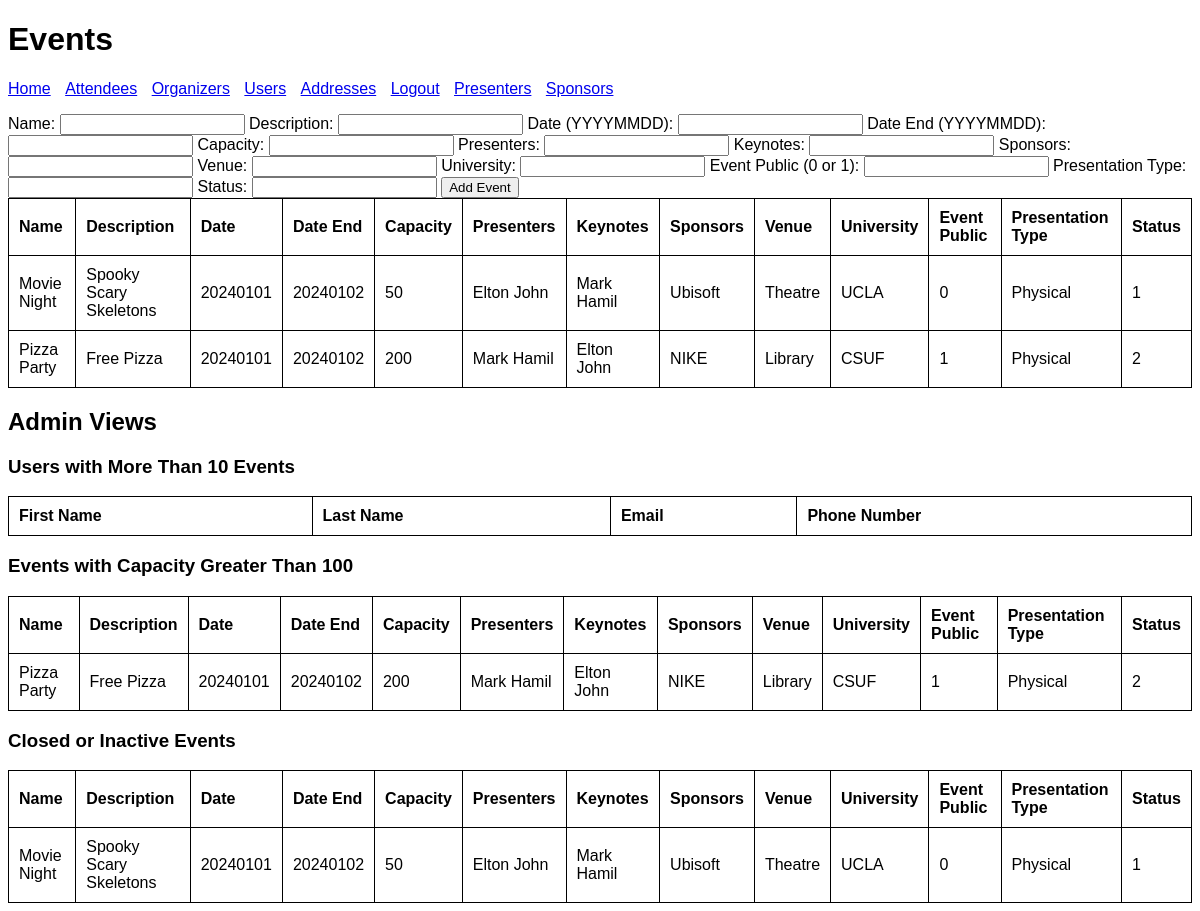
Screenshot of /events.php (signed in) with the database file from the repository.
### tables this page shows
CREATE TABLE `event` (
  `NAME` VARCHAR(255) PRIMARY KEY,
  `DESCRIPTION` TEXT NOT NULL,
  `DATE` INTEGER NOT NULL,
  `DATEEND` INTEGER NOT NULL,
  `CAPACITY` INTEGER NOT NULL,
  `PRESENTERS` TEXT NOT NULL,
  `KEYNOTES` TEXT NOT NULL,
  `SPONSORS` TEXT NOT NULL,
  `VENUE` VARCHAR(255) NOT NULL,
  `UNIVERSITY` VARCHAR(255) NOT NULL,
  `EVENTPUBLIC` INTEGER NOT NULL,
  `PRESENTATIONTYPE` VARCHAR(255) NOT NULL,
  `STATUS` INTEGER NOT NULL
);

### events.php (the view, shortened to what this page needs)
<?php
$isAdmin = $_SESSION['user']['ROLES'] === 'Admin';
?>
<!DOCTYPE html>
<html lang="en">
<head>
    <link rel="stylesheet" href="css/style.css">
</head>
<body>
    <h1>Events</h1>
    <nav>
        <ul>
            <li><a href="index.php">Home</a></li>
            <li><a href="attendees.php">Attendees</a></li>
            <li><a href="organizers.php">Organizers</a></li>
            <li><a href="users.php">Users</a></li>
            <li><a href="addresses.php">Addresses</a></li>
            <li><a href="logout.php">Logout</a></li>
            <li><a href="presenters.php">Presenters</a></li>
            <li><a href="sponsors.php">Sponsors</a></li>
        </ul>
    </nav>
    <form action="add_event.php" method="POST">
        <label for="NAME">Name:</label>
        <input type="text" id="NAME" name="NAME" required>
        <label for="DESCRIPTION">Description:</label>
        <input type="text" id="DESCRIPTION" name="DESCRIPTION" required>
        <label for="DATE">Date (YYYYMMDD):</label>
        <input type="number" id="DATE" name="DATE" required>
        <label for="DATEEND">Date End (YYYYMMDD):</label>
        <input type="number" id="DATEEND" name="DATEEND" required>
        <label for="CAPACITY">Capacity:</label>
        <input type="number" id="CAPACITY" name="CAPACITY" required>
        <label for="PRESENTERS">Presenters:</label>
        <input type="text" id="PRESENTERS" name="PRESENTERS" required>
        <label for="KEYNOTES">Keynotes:</label>
        <input type="text" id="KEYNOTES" name="KEYNOTES" required>
        <label for="SPONSORS">Sponsors:</label>
        <input type="text" id="SPONSORS" name="SPONSORS" required>
        <label for="VENUE">Venue:</label>
        <input type="text" id="VENUE" name="VENUE" required>
        <label for="UNIVERSITY">University:</label>
        <input type="text" id="UNIVERSITY" name="UNIVERSITY" required>
        <label for="EVENTPUBLIC">Event Public (0 or 1):</label>
        <input type="number" id="EVENTPUBLIC" name="EVENTPUBLIC" required>
        <label for="PRESENTATIONTYPE">Presentation Type:</label>
        <input type="text" id="PRESENTATIONTYPE" name="PRESENTATIONTYPE" required>
        <label for="STATUS">Status:</label>
        <input type="number" id="STATUS" name="STATUS" required>
        <button type="submit">Add Event</button>
    </form>
    <table>
        <thead>
            <tr>
                <th>Name</th>
                <th>Description</th>
                <th>Date</th>
                <th>Date End</th>
                <th>Capacity</th>
                <th>Presenters</th>
                <th>Keynotes</th>
                <th>Sponsors</th>
                <th>Venue</th>
                <th>University</th>
                <th>Event Public</th>
                <th>Presentation Type</th>
                <th>Status</th>
            </tr>
        </thead>
        <tbody>
        <?php
        require 'includes/db_connection.php';
        $pdo->setAttribute(PDO::MYSQL_ATTR_USE_BUFFERED_QUERY, true);
        $stmt = $pdo->query('SELECT * FROM event');
        $results = $stmt->fetchAll();
        foreach ($results as $row) {
            echo "<tr>";
            echo "<td>{$row['NAME']}</td>";
            echo "<td>{$row['DESCRIPTION']}</td>";
            echo "<td>{$row['DATE']}</td>";
            echo "<td>{$row['DATEEND']}</td>";
            echo "<td>{$row['CAPACITY']}</td>";
            echo "<td>{$row['PRESENTERS']}</td>";
            echo "<td>{$row['KEYNOTES']}</td>";
            echo "<td>{$row['SPONSORS']}</td>";
            echo "<td>{$row['VENUE']}</td>";
            echo "<td>{$row['UNIVERSITY']}</td>";
            echo "<td>{$row['EVENTPUBLIC']}</td>";
            echo "<td>{$row['PRESENTATIONTYPE']}</td>";
            echo "<td>{$row['STATUS']}</td>";
            echo "</tr>";
        }
        ?>
        </tbody>
    </table>
    <?php if ($isAdmin): ?>
        <h2>Admin Views</h2>
        <h3>Users with More Than 10 Events</h3>
        <table>
            <thead>
                <tr>
                    <th>First Name</th>
                    <th>Last Name</th>
                    <th>Email</th>
                    <th>Phone Number</th>
                </tr>
            </thead>
        </table>
        <h3>Events with Capacity Greater Than 100</h3>
        <table>
            <thead>
                <tr>
                    <th>Name</th>
                    <th>Description</th>
                    <th>Date</th>
                    <th>Date End</th>
                    <th>Capacity</th>
                    <th>Presenters</th>
                    <th>Keynotes</th>
                    <th>Sponsors</th>
                    <th>Venue</th>
                    <th>University</th>
                    <th>Event Public</th>
                    <th>Presentation Type</th>
                    <th>Status</th>
                </tr>
            </thead>
            <tbody>
            <?php
            $stmt = $pdo->query('SELECT * FROM event WHERE CAPACITY > 100');
            $results = $stmt->fetchAll();
            foreach ($results as $row) {
                echo "<tr>";
                echo "<td>{$row['NAME']}</td>";
                echo "<td>{$row['DESCRIPTION']}</td>";
                echo "<td>{$row['DATE']}</td>";
                echo "<td>{$row['DATEEND']}</td>";
                echo "<td>{$row['CAPACITY']}</td>";
                echo "<td>{$row['PRESENTERS']}</td>";
                echo "<td>{$row['KEYNOTES']}</td>";
                echo "<td>{$row['SPONSORS']}</td>";
                echo "<td>{$row['VENUE']}</td>";
                echo "<td>{$row['UNIVERSITY']}</td>";
                echo "<td>{$row['EVENTPUBLIC']}</td>";
                echo "<td>{$row['PRESENTATIONTYPE']}</td>";
                echo "<td>{$row['STATUS']}</td>";
                echo "</tr>";
            }
            ?>
            </tbody>
        </table>
        <h3>Closed or Inactive Events</h3>
        <table>
            <thead>
                <tr>
                    <th>Name</th>
                    <th>Description</th>
                    <th>Date</th>
                    <th>Date End</th>
                    <th>Capacity</th>
                    <th>Presenters</th>
                    <th>Keynotes</th>
                    <th>Sponsors</th>
                    <th>Venue</th>
                    <th>University</th>
                    <th>Event Public</th>
                    <th>Presentation Type</th>
                    <th>Status</th>
                </tr>
            </thead>
            <tbody>
            <?php
            $stmt = $pdo->query('SELECT * FROM event WHERE STATUS = 0 OR STATUS = 1');
            $results = $stmt->fetchAll();
            foreach ($results as $row) {
                echo "<tr>";
                echo "<td>{$row['NAME']}</td>";
                echo "<td>{$row['DESCRIPTION']}</td>";
                echo "<td>{$row['DATE']}</td>";
                echo "<td>{$row['DATEEND']}</td>";
                echo "<td>{$row['CAPACITY']}</td>";
                echo "<td>{$row['PRESENTERS']}</td>";
                echo "<td>{$row['KEYNOTES']}</td>";
                echo "<td>{$row['SPONSORS']}</td>";
                echo "<td>{$row['VENUE']}</td>";
                echo "<td>{$row['UNIVERSITY']}</td>";
                echo "<td>{$row['EVENTPUBLIC']}</td>";
                echo "<td>{$row['PRESENTATIONTYPE']}</td>";
                echo "<td>{$row['STATUS']}</td>";
                echo "</tr>";
            }
            ?>
            </tbody>
        </table>
    <?php endif; ?>
</body>
</html>

### css/style.css (style rules this page uses)
body { font-family: Arial, sans-serif; }
nav ul { list-style-type: none; padding: 0; }
nav ul li { display: inline; margin-right: 10px; }
table { width: 100%; border-collapse: collapse; }
table, th, td { border: 1px solid black; }
th, td { padding: 10px; text-align: left; }

### rows the page displays
event: NAME "Movie Night", DESCRIPTION "Spooky Scary Skeletons", DATE "20240101", DATEEND "20240102", CAPACITY "50", PRESENTERS "Elton John", KEYNOTES "Mark Hamil", SPONSORS "Ubisoft", VENUE "Theatre", UNIVERSITY "UCLA", EVENTPUBLIC "0", PRESENTATIONTYPE "Physical", STATUS "1"
event: NAME "Pizza Party", DESCRIPTION "Free Pizza", DATE "20240101", DATEEND "20240102", CAPACITY "200", PRESENTERS "Mark Hamil", KEYNOTES "Elton John", SPONSORS "NIKE", VENUE "Library", UNIVERSITY "CSUF", EVENTPUBLIC "1", PRESENTATIONTYPE "Physical", STATUS "2"
